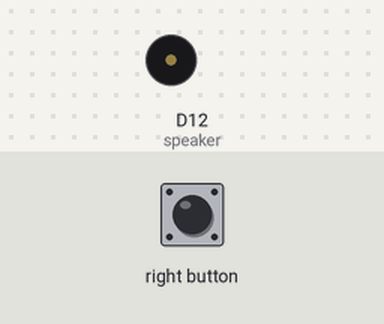
Simulated run of this sketch. Board: Adafruit Circuit Playground Express. On the bench: buzzer (waves = sounding). Inputs (shaded band) come from the test bench.

Above: at 1.2 s.
1.3 s: right button pressed for 0.15 s
At 1.94 s:
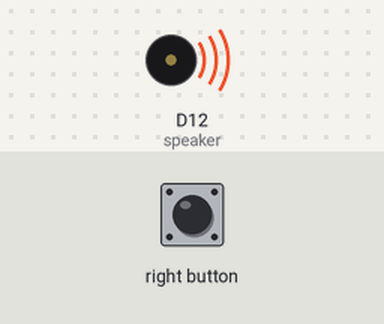
4.3 s: right button pressed for 1 s
7.3 s: right button pressed for 3.2 s
Timing chart, 0 to 13.1 s (numbered marks = the images above; inputs shaded):
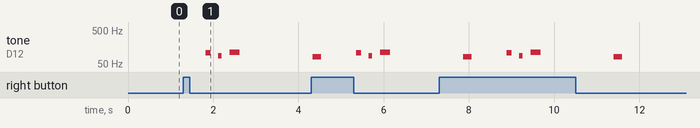

Measured:
- after the input at 1.3 s, tone on D12 (speaker): plays 108 Hz for 0.12 s, 87 Hz for 0.08 s, 110 Hz for 0.24 s, starting after 0.53 s

The sketch:

External_Speaker.ino
```cpp
// Adafruit Circuit Playground - Two tone sounds    Support Open Source, buy at Adafruit
//   2016-08-05 Version 1  by Mike Barela for Adafruit Industries
#define NOTE_B0  31
#define NOTE_C1  33
#define NOTE_CS1 35
#define NOTE_D1  37
#define NOTE_DS1 39
#define NOTE_E1  41
#define NOTE_F1  44
#define NOTE_FS1 46
#define NOTE_G1  49
#define NOTE_GS1 52
#define NOTE_A1  55
#define NOTE_AS1 58
#define NOTE_B1  62
#define NOTE_C2  65
#define NOTE_CS2 69
#define NOTE_D2  73
#define NOTE_DS2 78
#define NOTE_E2  82
#define NOTE_F2  87
#define NOTE_FS2 93
#define NOTE_G2  98
#define NOTE_GS2 104
#define NOTE_A2  110
#define NOTE_AS2 117
#define NOTE_B2  123
#define NOTE_C3  131
#define NOTE_CS3 139
#define NOTE_D3  147
#define NOTE_DS3 156
#define NOTE_E3  165
#define NOTE_F3  175
#define NOTE_FS3 185
#define NOTE_G3  196
#define NOTE_GS3 208
#define NOTE_A3  220
#define NOTE_AS3 233
#define NOTE_B3  247
#define NOTE_C4  262
#define NOTE_CS4 277
#define NOTE_D4  294
#define NOTE_DS4 311
#define NOTE_E4  330
#define NOTE_F4  349
#define NOTE_FS4 370
#define NOTE_G4  392
#define NOTE_GS4 415
#define NOTE_A4  440
#define NOTE_AS4 466
#define NOTE_B4  494
#define NOTE_C5  523
#define NOTE_CS5 554
#define NOTE_D5  587
#define NOTE_DS5 622
#define NOTE_E5  659
#define NOTE_F5  698
#define NOTE_FS5 740
#define NOTE_G5  784
#define NOTE_GS5 831
#define NOTE_A5  880
#define NOTE_AS5 932
#define NOTE_B5  988
#define NOTE_C6  1047
#define NOTE_CS6 1109
#define NOTE_D6  1175
#define NOTE_DS6 1245
#define NOTE_E6  1319
#define NOTE_F6  1397
#define NOTE_FS6 1480
#define NOTE_G6  1568
#define NOTE_GS6 1661
#define NOTE_A6  1760
#define NOTE_AS6 1865
#define NOTE_B6  1976
#define NOTE_C7  2093
#define NOTE_CS7 2217
#define NOTE_D7  2349
#define NOTE_DS7 2489
#define NOTE_E7  2637
#define NOTE_F7  2794
#define NOTE_FS7 2960
#define NOTE_G7  3136
#define NOTE_GS7 3322
#define NOTE_A7  3520
#define NOTE_AS7 3729
#define NOTE_B7  3951
#define NOTE_C8  4186
#define NOTE_CS8 4435
#define NOTE_D8  4699
#define NOTE_DS8 4978

const uint8_t spTHE[]       PROGMEM = {0x08,0xE8,0x3E,0x55,0x01,0xC3,0x86,0x27,0xAF,0x72,0x0D,0x4D,0x97,0xD5,0xBC,0x64,0x3C,0xF2,0x5C,0x51,0xF1,0x93,0x36,0x8F,0x4F,0x59,0x2A,0x42,0x7A,0x32,0xC3,0x64,0xFF,0x3F};
const uint8_t spSIX[]        = {0x0E,0xD8,0xAE,0xDD,0x03,0x0E,0x38,0xA6,0xD2,0x01,0xD3,0xB4,0x2C,0xAD,0x6A,0x35,0x9D,0xB1,0x7D,0xDC,0xEE,0xC4,0x65,0xD7,0xF1,0x72,0x47,0x24,0xB3,0x19,0xD9,0xD9,0x05,0x70,0x40,0x49,0xEA,0x02,0x98,0xBE,0x42,0x01,0xDF,0xA4,0x69,0x40,0x00,0xDF,0x95,0xFC,0x3F};


#include <Adafruit_CircuitPlayground.h>


const int numNotes = 8;                     // number of notes we are playing
int melody[] = {                            // specific notes in the melody
  NOTE_C4, NOTE_G3, NOTE_G3, NOTE_A3, NOTE_G3, 0, NOTE_B3, NOTE_C4 };

int noteDurations[] = {     // note durations: 4 = quarter note, 8 = eighth note, etc.:
  4, 8, 8, 4, 4, 4, 4, 4 };


const int speaker = 12;       // The CP microcontroller pin for the speaker
const int leftButton = 4;    // The CP microcontroller pin for the left button
const int rightButton = 19;  // The CP microcontroller pin for the right button

void setup() {
  pinMode(speaker, OUTPUT);     // We will write out to the speaker
  pinMode(leftButton, INPUT);   // We'll read in from the buttons
  pinMode(rightButton,INPUT);
}

void loop() {
MakeMusic();
}

// the sound producing function (a brute force way to do it)
void makeTone (unsigned char speakerPin, int frequencyInHertz, long timeInMilliseconds) {
  int x;
  long delayAmount = (long)(1000000/frequencyInHertz);
  long loopTime = (long)((timeInMilliseconds*1000)/(delayAmount*2));
  for (x=0; x<loopTime; x++) {        // the wave will be symetrical (same time high & low)
     digitalWrite(speakerPin,HIGH);   // Set the pin high
     delayMicroseconds(delayAmount);  // and make the tall part of the wave
     digitalWrite(speakerPin,LOW);    // switch the pin back to low
     delayMicroseconds(delayAmount);  // and make the bottom part of the wave
  }
}


void MakeMusic(){
   if(CircuitPlayground.rightButton()) {   // play when we press the right button
    for (int thisNote = 0; thisNote < numNotes; thisNote++) { // play notes of the melody
      // to calculate the note duration, take one second divided by the note type.
      //e.g. quarter note = 1000 / 4, eighth note = 1000/8, etc.
      int noteDuration = 1000 / noteDurations[thisNote];
      makeTone(speaker,spSIX[thisNote], noteDuration);

      // to distinguish the notes, set a minimum time between them.
      //   the note's duration + 30% seems to work well:
      int pauseBetweenNotes = noteDuration * 1.30;
      delay(pauseBetweenNotes);
    }
  }
}

void MakeNoise(){
  //  for (int i=5000; i>0; i--) {
//    makeTone(speaker,i,1);
//  }
  if(digitalRead(leftButton)) {   // if reading the left button returns true
    makeTone(speaker,440,100);    // output a 440 Hz sound for a tenth of a second
  }
  else if(digitalRead(rightButton)) { // if reading the right button returns true
    makeTone(speaker,1760,100);   // output a 1760 Hz sound for a tenth of a second
  }
}
```
